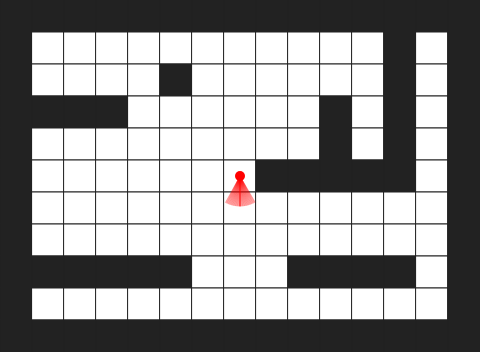
Frame 1 (no input)
Frame 60 (no input): identical to frame 1, image omitted
Frame 120 (the mouse pressed at the canvas centre since frame 60): identical to frame 1, image omitted

The p5.js sketch that drew this single still picture (run headless with seeded random() and noise() and a simulated clock; from frame 60 on, the mouse is pressed at the canvas centre):

// p5.js sketch
// ── sketch.js
const TILE_SIZE = 32;
const MAP_NUM_ROWS = 11;
const MAP_NUM_COLS = 15;
const WINDOW_WIDTH = MAP_NUM_COLS * TILE_SIZE;
const WINDOW_HEIGHT = MAP_NUM_ROWS * TILE_SIZE;
const FOV_ANGLE = 60 * (Math.PI / 180);
const WALL_STRIP_WIDTH = 10;
const NUM_RAYS = WINDOW_WIDTH / WALL_STRIP_WIDTH;

class Map {
  constructor() {
    this.grid = [
      [1, 1, 1, 1, 1, 1, 1, 1, 1, 1, 1, 1, 1, 1, 1],
      [1, 0, 0, 0, 0, 0, 0, 0, 0, 0, 0, 0, 1, 0, 1],
      [1, 0, 0, 0, 0, 1, 0, 0, 0, 0, 0, 0, 1, 0, 1],
      [1, 1, 1, 1, 0, 0, 0, 0, 0, 0, 1, 0, 1, 0, 1],
      [1, 0, 0, 0, 0, 0, 0, 0, 0, 0, 1, 0, 1, 0, 1],
      [1, 0, 0, 0, 0, 0, 0, 0, 1, 1, 1, 1, 1, 0, 1],
      [1, 0, 0, 0, 0, 0, 0, 0, 0, 0, 0, 0, 0, 0, 1],
      [1, 0, 0, 0, 0, 0, 0, 0, 0, 0, 0, 0, 0, 0, 1],
      [1, 1, 1, 1, 1, 1, 0, 0, 0, 1, 1, 1, 1, 0, 1],
      [1, 0, 0, 0, 0, 0, 0, 0, 0, 0, 0, 0, 0, 0, 1],
      [1, 1, 1, 1, 1, 1, 1, 1, 1, 1, 1, 1, 1, 1, 1]
    ];
  }
  render() {
    for (var i = 0; i < MAP_NUM_ROWS; i++) {
      for (var j = 0; j < MAP_NUM_COLS; j++) {
        var tileX = j * TILE_SIZE;
        var tileY = i * TILE_SIZE;
        var tileColor = this.grid[i][j] == 1 ? "#222" : "#fff";
        stroke("#222");
        fill(tileColor);
        rect(tileX, tileY, TILE_SIZE, TILE_SIZE);
      }
    }
  }
  hasWallAt(x, y) {
    var mapGridIndexX = Math.floor(x / TILE_SIZE);
    var mapGridIndexY = Math.floor(y / TILE_SIZE);

    return this.grid[mapGridIndexY][mapGridIndexX] == 1;
  }
}

class Player {
  constructor(parameters) {
    this.x = WINDOW_WIDTH / 2;
    this.y = WINDOW_HEIGHT / 2;
    this.radius = 10;
    this.turnDirection = 0; // -1 if left, +1 if right
    this.walkDirection = 0; // -1 if back, +1 if front
    this.rotationAngle = Math.PI / 2;
    this.moveSpeed = 2.0; // 2px / frame
    this.rotationSpeed = 2 * (Math.PI / 180);   
  }
  render() {
    noStroke();
    fill("red");
    circle(this.x, this.y, this.radius);
    stroke("red");
    line(
      this.x, 
      this.y, 
      this.x + Math.cos(this.rotationAngle) * 30,
      this.y + Math.sin(this.rotationAngle) * 30
    );
  }
  update() {
    this.rotationAngle += this.turnDirection * this.rotationSpeed;
    var moveStep = this.walkDirection * this.moveSpeed;
    
    var newXPosition = this.x + moveStep * Math.cos(this.rotationAngle);
    var newYPosition = this.y + moveStep * Math.sin(this.rotationAngle);
    
    if (newXPosition < 0 || newXPosition > WINDOW_WIDTH || newYPosition < 0 || newYPosition > WINDOW_HEIGHT) {
      return;
    }

    if (!grid.hasWallAt(newXPosition, newYPosition)) {
      this.x = newXPosition;
      this.y = newYPosition;
    }
  }
}

class Ray {
  constructor(rayAngle){
    this.rayAngle = rayAngle;
  }
  render() {
    stroke("rgba(255, 0, 0, 0.3)");
    line(
      player.x, 
      player.y,
      player.x + Math.cos(this.rayAngle) * 30,
      player.y + Math.sin(this.rayAngle) * 30
    );
  }
}

var player = new Player();
var grid = new Map();
var rays = [];

function castAllRays() {
  var currentColumnIndex = 0;
  var rayAngle = player.rotationAngle - (FOV_ANGLE / 2);
  rays = [];
  for (var i = 0; i < NUM_RAYS; i++){
    var ray = new Ray(rayAngle);
    //ray.cast();
    rays.push(ray);
    
    rayAngle += FOV_ANGLE / NUM_RAYS;
    currentColumnIndex++;
  }
}

function keyPressed() {
  if (keyCode == UP_ARROW) {
    player.walkDirection = +1;
  } else if (keyCode == DOWN_ARROW) {
    player.walkDirection = -1;
  } else if (keyCode == RIGHT_ARROW) {
    player.turnDirection = +1;
  } else if (keyCode == LEFT_ARROW) {
    player.turnDirection = -1;
  }
}

function keyReleased () {
  if (keyCode == UP_ARROW) {
    player.walkDirection = 0;
  } else if (keyCode == DOWN_ARROW) {
    player.walkDirection = 0;
  } else if (keyCode == RIGHT_ARROW) {
    player.turnDirection = 0;
  } else if (keyCode == LEFT_ARROW) {
    player.turnDirection = 0;
  }
}

function setup() {
  createCanvas(WINDOW_WIDTH, WINDOW_HEIGHT);
}

function update() {
  player.update();
  castAllRays();
}

function draw() {
  update();
  grid.render();
  
  for(ray of rays) {
    ray.render();
  }

  player.render();
}

// ── style.css
html, body {
  margin: 0;
  padding: 0;
  background-color: #555;
}

canvas {
  display: block;
  margin: 0 auto;
  border-style: solid;
  border-width: 8px;
  border-color: #fff;
}
